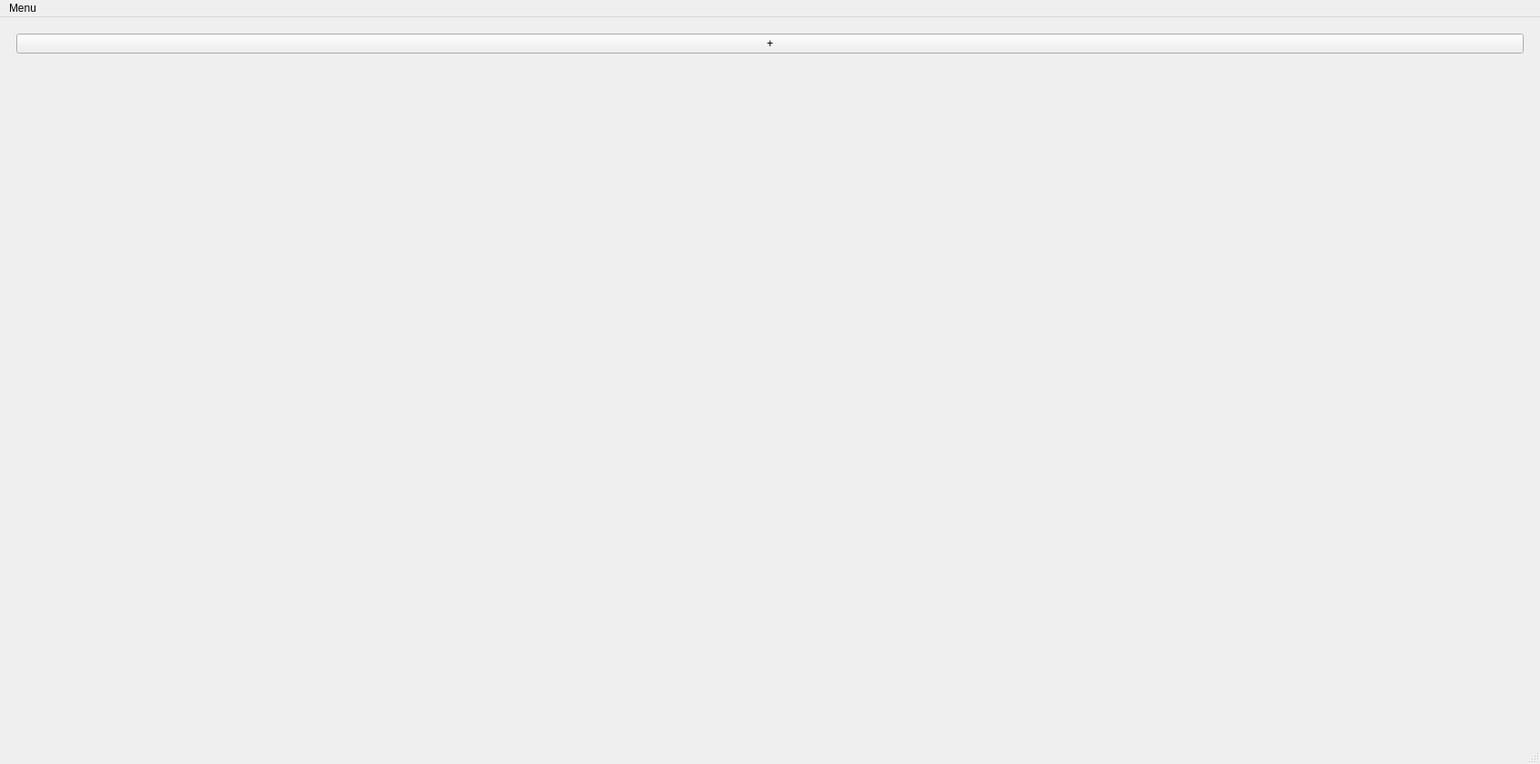
<?xml version="1.0" encoding="UTF-8"?>
<ui version="4.0">
 <class>MainWindow</class>
 <widget class="QMainWindow" name="MainWindow">
  <property name="geometry">
   <rect>
    <x>0</x>
    <y>0</y>
    <width>1697</width>
    <height>842</height>
   </rect>
  </property>
  <property name="windowTitle">
   <string>MainWindow</string>
  </property>
  <widget class="QWidget" name="centralwidget">
   <layout class="QVBoxLayout" name="verticalLayout">
    <item>
     <widget class="QScrollArea" name="scrollArea">
      <property name="frameShape">
       <enum>QFrame::NoFrame</enum>
      </property>
      <property name="frameShadow">
       <enum>QFrame::Plain</enum>
      </property>
      <property name="widgetResizable">
       <bool>true</bool>
      </property>
      <widget class="QWidget" name="scrollAreaWidgetContents_2">
       <property name="geometry">
        <rect>
         <x>0</x>
         <y>0</y>
         <width>1679</width>
         <height>783</height>
        </rect>
       </property>
       <layout class="QVBoxLayout" name="scrollAreaLayout">
        <item>
         <widget class="QPushButton" name="newShelfButton">
          <property name="text">
           <string>+</string>
          </property>
         </widget>
        </item>
        <item>
         <spacer name="verticalSpacer">
          <property name="orientation">
           <enum>Qt::Vertical</enum>
          </property>
          <property name="sizeHint" stdset="0">
           <size>
            <width>20</width>
            <height>40</height>
           </size>
          </property>
         </spacer>
        </item>
       </layout>
      </widget>
     </widget>
    </item>
   </layout>
  </widget>
  <widget class="QMenuBar" name="menubar">
   <property name="geometry">
    <rect>
     <x>0</x>
     <y>0</y>
     <width>1697</width>
     <height>21</height>
    </rect>
   </property>
   <widget class="QMenu" name="menuMenu">
    <property name="title">
     <string>Menu</string>
    </property>
    <addaction name="actionSettings"/>
    <addaction name="actionReload"/>
    <addaction name="actionRe_index"/>
   </widget>
   <addaction name="menuMenu"/>
  </widget>
  <widget class="QStatusBar" name="statusbar"/>
  <action name="actionSettings">
   <property name="text">
    <string>Settings</string>
   </property>
  </action>
  <action name="actionRe_index">
   <property name="text">
    <string>Re-index</string>
   </property>
  </action>
  <action name="actionReload">
   <property name="text">
    <string>Reload</string>
   </property>
  </action>
 </widget>
 <resources/>
 <connections/>
</ui>
